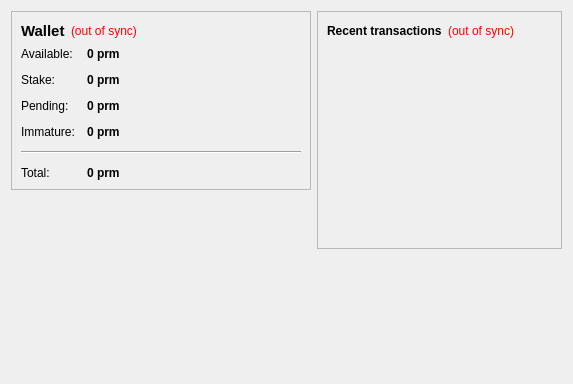
<?xml version="1.0" encoding="UTF-8"?>
<ui version="4.0">
 <class>OverviewPage</class>
 <widget class="QWidget" name="OverviewPage">
  <property name="geometry">
   <rect>
    <x>0</x>
    <y>0</y>
    <width>573</width>
    <height>342</height>
   </rect>
  </property>
  <property name="windowTitle">
   <string>Form</string>
  </property>
  <layout class="QHBoxLayout" name="horizontalLayout" stretch="1,1">
   <item>
    <layout class="QVBoxLayout" name="verticalLayout_2">
     <item>
      <widget class="QFrame" name="frame">
       <property name="frameShape">
        <enum>QFrame::StyledPanel</enum>
       </property>
       <property name="frameShadow">
        <enum>QFrame::Raised</enum>
       </property>
       <layout class="QVBoxLayout" name="verticalLayout_4">
        <item>
         <layout class="QHBoxLayout" name="horizontalLayout_4">
          <item>
           <widget class="QLabel" name="label_5">
            <property name="font">
             <font>
              <pointsize>11</pointsize>
              <weight>75</weight>
              <bold>true</bold>
             </font>
            </property>
            <property name="text">
             <string>Wallet</string>
            </property>
           </widget>
          </item>
          <item>
           <widget class="QLabel" name="labelWalletStatus">
            <property name="toolTip">
             <string>The displayed information may be out of date. Your wallet automatically synchronizes with the prism network after a connection is established, but this process has not completed yet.</string>
            </property>
            <property name="styleSheet">
             <string notr="true">QLabel { color: red; }</string>
            </property>
            <property name="text">
             <string notr="true">(out of sync)</string>
            </property>
            <property name="alignment">
             <set>Qt::AlignLeading|Qt::AlignLeft|Qt::AlignVCenter</set>
            </property>
           </widget>
          </item>
          <item>
           <spacer name="horizontalSpacer_2">
            <property name="orientation">
             <enum>Qt::Horizontal</enum>
            </property>
            <property name="sizeHint" stdset="0">
             <size>
              <width>40</width>
              <height>20</height>
             </size>
            </property>
           </spacer>
          </item>
         </layout>
        </item>
        <item>
         <layout class="QFormLayout" name="formLayout_2">
          <property name="fieldGrowthPolicy">
           <enum>QFormLayout::AllNonFixedFieldsGrow</enum>
          </property>
          <property name="horizontalSpacing">
           <number>12</number>
          </property>
          <property name="verticalSpacing">
           <number>12</number>
          </property>
          <item row="0" column="0">
           <widget class="QLabel" name="label">
            <property name="text">
             <string>Available:</string>
            </property>
           </widget>
          </item>
          <item row="0" column="1">
           <widget class="QLabel" name="labelBalance">
            <property name="font">
             <font>
              <weight>75</weight>
              <bold>true</bold>
             </font>
            </property>
            <property name="cursor">
             <cursorShape>IBeamCursor</cursorShape>
            </property>
            <property name="toolTip">
             <string>Your current spendable balance</string>
            </property>
            <property name="text">
             <string notr="true">0 prm</string>
            </property>
            <property name="textInteractionFlags">
             <set>Qt::LinksAccessibleByMouse|Qt::TextSelectableByKeyboard|Qt::TextSelectableByMouse</set>
            </property>
           </widget>
          </item>
          <item row="1" column="0">
           <widget class="QLabel" name="label_6">
            <property name="text">
             <string>Stake:</string>
            </property>
           </widget>
          </item>
          <item row="1" column="1">
           <widget class="QLabel" name="labelStake">
            <property name="font">
             <font>
              <weight>75</weight>
              <bold>true</bold>
             </font>
            </property>
            <property name="cursor">
             <cursorShape>IBeamCursor</cursorShape>
            </property>
            <property name="toolTip">
             <string>Total of coins that was staked, and do not yet count toward the current balance</string>
            </property>
            <property name="text">
             <string notr="true">0 prm</string>
            </property>
            <property name="textInteractionFlags">
             <set>Qt::LinksAccessibleByMouse|Qt::TextSelectableByKeyboard|Qt::TextSelectableByMouse</set>
            </property>
           </widget>
          </item>
          <item row="2" column="0">
           <widget class="QLabel" name="label_3">
            <property name="text">
             <string>Pending:</string>
            </property>
           </widget>
          </item>
          <item row="2" column="1">
           <widget class="QLabel" name="labelUnconfirmed">
            <property name="font">
             <font>
              <weight>75</weight>
              <bold>true</bold>
             </font>
            </property>
            <property name="cursor">
             <cursorShape>IBeamCursor</cursorShape>
            </property>
            <property name="toolTip">
             <string>Total of transactions that have yet to be confirmed, and do not yet count toward the current balance</string>
            </property>
            <property name="text">
             <string notr="true">0 prm</string>
            </property>
            <property name="textInteractionFlags">
             <set>Qt::LinksAccessibleByMouse|Qt::TextSelectableByKeyboard|Qt::TextSelectableByMouse</set>
            </property>
           </widget>
          </item>
          <item row="3" column="0">
           <widget class="QLabel" name="labelImmatureText">
            <property name="text">
             <string>Immature:</string>
            </property>
           </widget>
          </item>
          <item row="3" column="1">
           <widget class="QLabel" name="labelImmature">
            <property name="font">
             <font>
              <weight>75</weight>
              <bold>true</bold>
             </font>
            </property>
            <property name="toolTip">
             <string>Mined balance that has not yet matured</string>
            </property>
            <property name="text">
             <string notr="true">0 prm</string>
            </property>
            <property name="textInteractionFlags">
             <set>Qt::LinksAccessibleByMouse|Qt::TextSelectableByKeyboard|Qt::TextSelectableByMouse</set>
            </property>
           </widget>
          </item>
          <item row="4" column="0" colspan="2">
           <widget class="Line" name="line">
            <property name="orientation">
             <enum>Qt::Horizontal</enum>
            </property>
           </widget>
          </item>
          <item row="5" column="0">
           <widget class="QLabel" name="labelTotalText">
            <property name="text">
             <string>Total:</string>
            </property>
           </widget>
          </item>
          <item row="5" column="1">
           <widget class="QLabel" name="labelTotal">
            <property name="font">
             <font>
              <weight>75</weight>
              <bold>true</bold>
             </font>
            </property>
            <property name="cursor">
             <cursorShape>IBeamCursor</cursorShape>
            </property>
            <property name="toolTip">
             <string>Your current total balance</string>
            </property>
            <property name="text">
             <string notr="true">0 prm</string>
            </property>
            <property name="textInteractionFlags">
             <set>Qt::LinksAccessibleByMouse|Qt::TextSelectableByKeyboard|Qt::TextSelectableByMouse</set>
            </property>
           </widget>
          </item>
         </layout>
        </item>
       </layout>
      </widget>
     </item>
     <item>
      <spacer name="verticalSpacer">
       <property name="orientation">
        <enum>Qt::Vertical</enum>
       </property>
       <property name="sizeHint" stdset="0">
        <size>
         <width>20</width>
         <height>40</height>
        </size>
       </property>
      </spacer>
     </item>
        <item>
         <widget class="QLabel" name="label_2">
          <property name="minimumSize">
           <size>
            <width>300</width>
            <height>177</height>
           </size>
          </property>
          <property name="text">
           <string>&lt;html&gt;&lt;head/&gt;&lt;body&gt;&lt;p align=&quot;center&quot;&gt;&lt;a href=&quot;https://prism.com&quot;&gt;&lt;span style=&quot; text-decoration: underline; color:#0000ff;&quot;&gt;&lt;img src=&quot;:/images/wallet&quot;/&gt;&lt;/span&gt;&lt;/a&gt;&lt;/p&gt;&lt;/body&gt;&lt;/html&gt;</string>
          </property>
         </widget>
        </item>
    </layout>
   </item>
   <item>
    <layout class="QVBoxLayout" name="verticalLayout_3">
     <item>
      <widget class="QFrame" name="frame_2">
       <property name="frameShape">
        <enum>QFrame::StyledPanel</enum>
       </property>
       <property name="frameShadow">
        <enum>QFrame::Raised</enum>
       </property>
       <layout class="QVBoxLayout" name="verticalLayout">
        <item>
         <layout class="QHBoxLayout" name="horizontalLayout_2">
          <item>
           <widget class="QLabel" name="label_4">
            <property name="text">
             <string>&lt;b&gt;Recent transactions&lt;/b&gt;</string>
            </property>
           </widget>
          </item>
          <item>
           <widget class="QLabel" name="labelTransactionsStatus">
            <property name="toolTip">
             <string>The displayed information may be out of date. Your wallet automatically synchronizes with the prism network after a connection is established, but this process has not completed yet.</string>
            </property>
            <property name="styleSheet">
             <string notr="true">QLabel { color: red; }</string>
            </property>
            <property name="text">
             <string notr="true">(out of sync)</string>
            </property>
            <property name="alignment">
             <set>Qt::AlignRight|Qt::AlignTrailing|Qt::AlignVCenter</set>
            </property>
           </widget>
          </item>
          <item>
           <spacer name="horizontalSpacer">
            <property name="orientation">
             <enum>Qt::Horizontal</enum>
            </property>
            <property name="sizeHint" stdset="0">
             <size>
              <width>40</width>
              <height>20</height>
             </size>
            </property>
           </spacer>
          </item>
         </layout>
        </item>
        <item>
         <widget class="QListView" name="listTransactions">
          <property name="styleSheet">
           <string notr="true">QListView { background: transparent; }</string>
          </property>
          <property name="frameShape">
           <enum>QFrame::NoFrame</enum>
          </property>
          <property name="verticalScrollBarPolicy">
           <enum>Qt::ScrollBarAlwaysOff</enum>
          </property>
          <property name="horizontalScrollBarPolicy">
           <enum>Qt::ScrollBarAlwaysOff</enum>
          </property>
          <property name="selectionMode">
           <enum>QAbstractItemView::NoSelection</enum>
          </property>
         </widget>
        </item>
       </layout>
      </widget>
     </item>
     <item>
      <spacer name="verticalSpacer_2">
       <property name="orientation">
        <enum>Qt::Vertical</enum>
       </property>
       <property name="sizeHint" stdset="0">
        <size>
         <width>20</width>
         <height>40</height>
        </size>
       </property>
      </spacer>
     </item>
    </layout>
   </item>
  </layout>
 </widget>
 <resources/>
 <connections/>
</ui>
